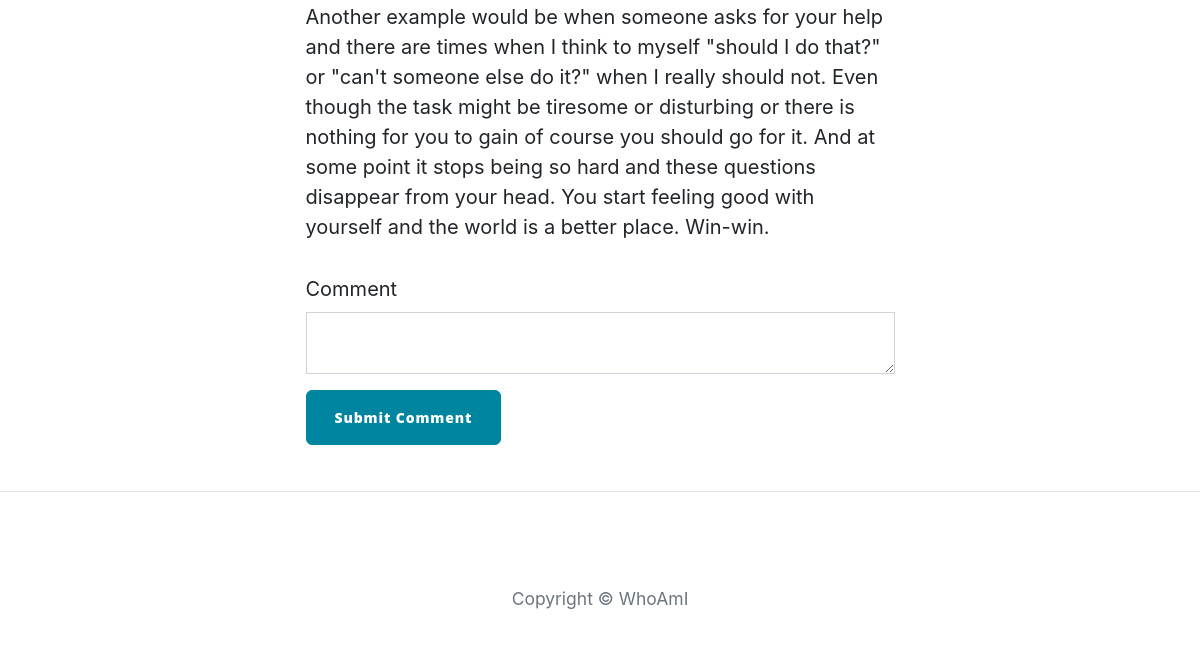
Page /post/3 (lower part) on the earlier database version.
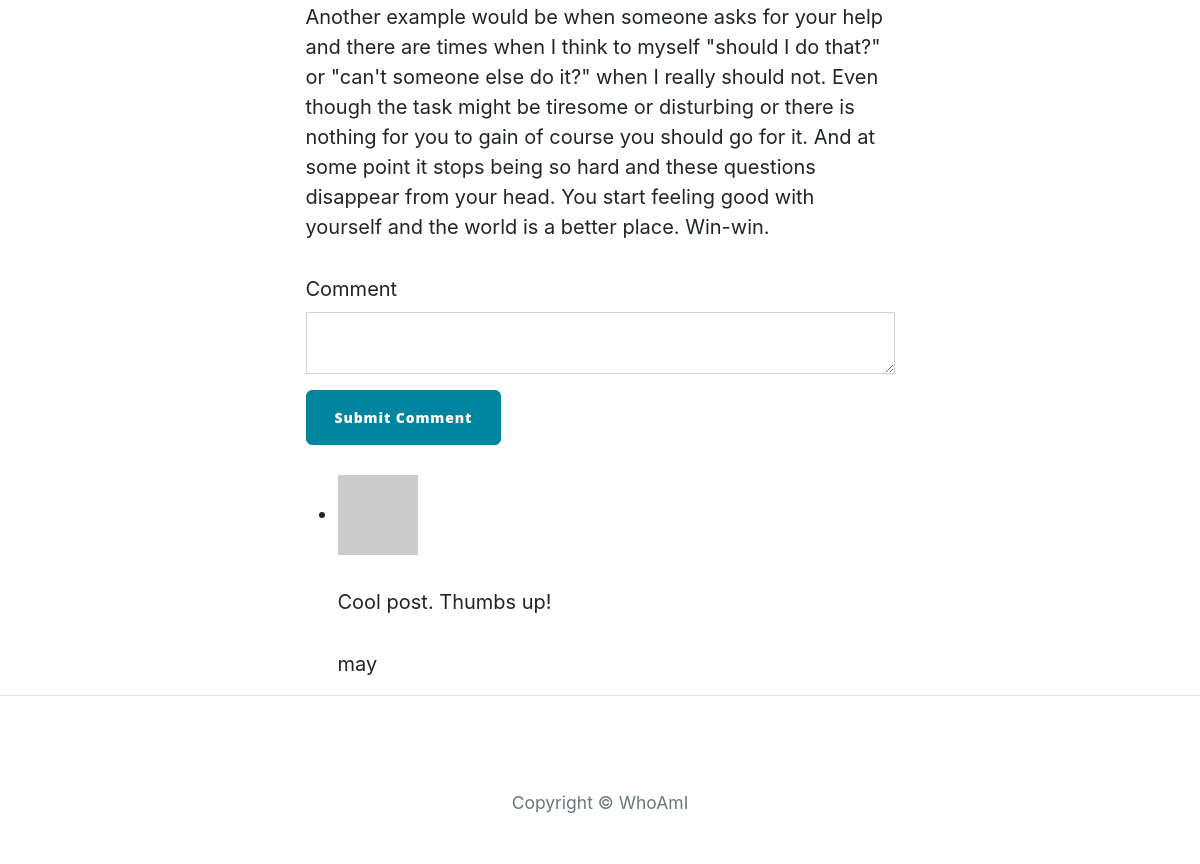
Same page on the later database version.
### main.py (models this page shows)
class BlogPost(db.Model):
    __tablename__ = "blog_posts"
    id = db.Column(db.Integer, primary_key=True)
    author_id = db.Column(db.Integer, db.ForeignKey("users.id"))
    author = relationship("User", back_populates="posts")
    title = db.Column(db.String(250), unique=True, nullable=False)
    subtitle = db.Column(db.String(250), nullable=False)
    date = db.Column(db.String(250), nullable=False)
    body = db.Column(db.Text, nullable=False)
    img_url = db.Column(db.String(250), nullable=False)
    comments = relationship("Comment", back_populates="parent_post")

class Comment(db.Model):
    __tablename__ = "comments"
    id = db.Column(db.Integer, primary_key=True)
    text = db.Column(db.Text, nullable=False)
    author_id = db.Column(db.Integer, db.ForeignKey("users.id"))
    comment_author = relationship("User", back_populates="comments")
    post_id = db.Column(db.Integer, db.ForeignKey("blog_posts.id"))
    parent_post = relationship("BlogPost", back_populates="comments")

class User(UserMixin, db.Model):
    __tablename__ = "users"
    id = db.Column(db.Integer, primary_key=True)
    email = db.Column(db.String(100), unique=True)
    password = db.Column(db.String(100))
    name = db.Column(db.String(100))
    posts = relationship("BlogPost", back_populates="author")
    comments = relationship("Comment", back_populates="comment_author")

### main.py (the view, shortened to what this page needs)
@app.route("/post/<int:post_id>", methods=["GET", "POST"])
def show_post(post_id):
    requested_post = db.get_or_404(BlogPost, post_id)
    comment_form = CommentForm()
    return render_template("post.html", post=requested_post, current_user=current_user, form=comment_form)

### forms.py
class CommentForm(FlaskForm):
    comment_text = CKEditorField("Comment", validators=[DataRequired()])
    submit = SubmitField("Submit Comment")

### templates/post.html (shortened to what this page needs)
{% from "bootstrap5/form.html" import render_form %}
{% include "header.html" %}
<article>
  <div class="container px-4 px-lg-5">
    <div class="row gx-4 gx-lg-5 justify-content-center">
      <div class="col-md-10 col-lg-8 col-xl-7">
        {{ post.body|safe }}
        {{ render_form(form, novalidate=True, button_map={"submit": "primary"}) }}
        <div class="comment">
          <br>
          <ul class="commentList">
            {% for comment in post.comments: %}
            <li>
              <div class="commenterImage">
                <img
                  src="{{ comment.comment_author.email | gravatar }}"
                />
              </div>
              <div class="commentText">
                {{comment.text|safe}}
                <span class="sub-text">{{comment.comment_author.name}}</span>
              </div>
            </li>
            {% endfor %}
          </ul>
        </div>
      </div>
    </div>
  </div>
</article>
{% include "footer.html" %}

### templates/header.html (shortened to what this page needs)
<!DOCTYPE html>
<html lang="en">
    <head>
        <link href="https://cdn.jsdelivr.net/npm/bootstrap@5.3.2/dist/css/bootstrap.min.css" rel="stylesheet" />
        <link href="css/styles.css" rel="stylesheet" />
        <link href="{{ url_for('static', filename='/css/styles.css') }}" rel="stylesheet" />
    </head>
    <body>

### templates/footer.html (shortened to what this page needs)
        <footer class="border-top">
            <div class="container px-4 px-lg-5">
                <div class="row gx-4 gx-lg-5 justify-content-center">
                    <div class="col-md-10 col-lg-8 col-xl-7">
                        <ul class="list-inline text-center">
                        </ul>
                        <div class="small text-center text-muted fst-normal">Copyright &copy; WhoAmI {{year}}</div>
                    </div>
                </div>
            </div>
        </footer>
    </body>
</html>

Differences in the rows shown:
added Comment: text "Cool post. Thumbs up!", comment_author.name "may"
